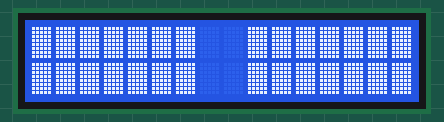
Simulated run of this sketch. Board: Arduino Uno, built with avr-gcc and run on an emulated ATmega328P. Parts: 16×2 character LCD. Random numbers use the default seed unless the sketch sets one.

Above: at 0.4 s.
At 1.6 s:
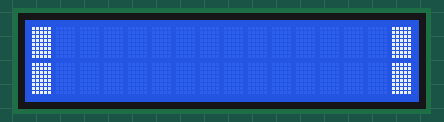
At 2.7 s:
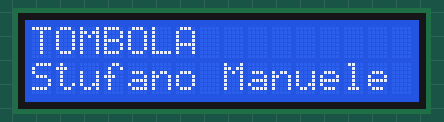
At 4.2 s:
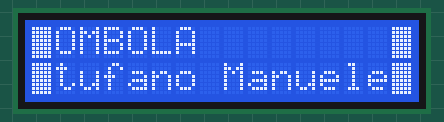
At 5.6 s:
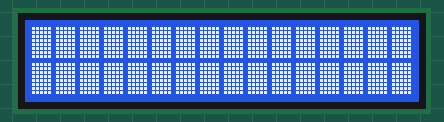
At 7.5 s:
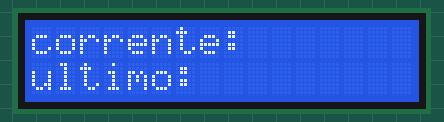

The sketch:

tombola.ino
```cpp
/**
   Sviluppatore: Stufano Manuele
   Data: 25/05/2022
   Titolo: TOMBOLA
*/

#include <LiquidCrystal.h>
#include <IRremote.h>
#include <time.h>

int num = 0,        //numero da estrarre
    tot[90] {},     //array contente i numeri della tombola
    mem = 0,        //variabile di memorizzazione dell'ultimo numero estratto
    massimo = 89;   //posizione ultima cella dell'array

byte block[8] {     //creazione casella intera per schermo LCD
  0b11111,
  0b11111,
  0b11111,
  0b11111,
  0b11111,
  0b11111,
  0b11111,
  0b11111
};

int receiver = 7;   //PIN ricevitore raggi infrarossi
IRrecv irrecv(receiver);
decode_results results;

LiquidCrystal lcd(12, 11, 5, 4, 3, 2);

void special_effect();  //funzione di presentazione iniziale
void start_arr(int);    //funzione di riepimento dell'array
void delete_var(int&, int, int, int&);  //funzione di cancellazione della variabile estratta

void setup() {

  lcd.begin(16, 2);

  lcd.createChar(0, block);

  special_effect();   //presentazione progetto

  lcd.setCursor(0, 0);
  lcd.print("corrente:");

  lcd.setCursor(0, 1);
  lcd.print("ultimo:");

  irrecv.enableIRIn();

  randomSeed (analogRead(9));
}

void loop() {

  start_arr(tot);   //riempimento array

  for (int count = 90; count >= 1; count--) {
    irrecv.resume();
    if (irrecv.decode(&results)) {
      num = random(massimo) + 1;    //estrazione numero casuale

      lcd.setCursor(9, 0);
      lcd.print(tot[num]);    //stampa del numero estratto

      lcd.setCursor(7, 1);    //stampa del numero precedentemente estratto
      lcd.print(mem);

      delete_var(mem, tot, num, massimo);   //cancellazione numero estratto dall'array
    }
  }
}

void special_effect() {

  lcd.clear();    //svuotamento schermo LCD da eventuali scritte

  for (int x = 0; x < 2; x++) {     //inizio riempimento schermo LCD
    for (int y = 0; y < 16; y++) {
      lcd.setCursor(y, x);
      lcd.write(byte(0));
    }
  }   //fine riempimento schermo LCD

  delay(300);

  for (int y1 = 7, y2 = 8; y2 < 16; y1--, y2++) {   //inizio effetto tenda in apertura
    for (int x = 0; x < 2; x++) {
      lcd.setCursor(y1, x);
      lcd.print(' ');

      lcd.setCursor(y2, x);
      lcd.print(' ');
    }
    delay(200);
  }   //fine effetto tenda in apertura

  delay(700);

  lcd.setCursor(0, 0);
  lcd.print("TOMBOLA");   //stampa titolo del progetto

  lcd.setCursor(0, 1);
  lcd.print("Stufano Manuele");   //stampa sviluppatore

  delay(1500);

  for (int y1 = 15, y2 = 0; y2 < 16; y1--, y2++) {    //inizio effetto tenda in chiusura
    for (int x = 0; x < 2; x++) {
      lcd.setCursor(y1, x);
      lcd.write(byte(0));

      lcd.setCursor(y2, x);
      lcd.write(byte(0));
    }
    delay(200);
  }   //fine effetto tenda in chiusura

  lcd.clear();
}

void start_arr(int v[]) {   //caricamento array
  for (int i = 1; i < 90; i++) {
    v[i] = i + 1;
  }
}

void delete_var(int& m, int v[], int n, int& x) {   //cancellazione ultimo numero estratto
  int p = 0;

  m = v[n];
  p = v[x];
  v[x] = v[n]; //eliminazione variabile
  v[n] = p;
  x -= 1;
}
```

Measured:
- what the display in image 2 shows lasts 1.5 s, from 2.7 s to 4.2 s
- what the display in image 4 shows lasts 1.8 s, from 5.6 s to 7.4 s
